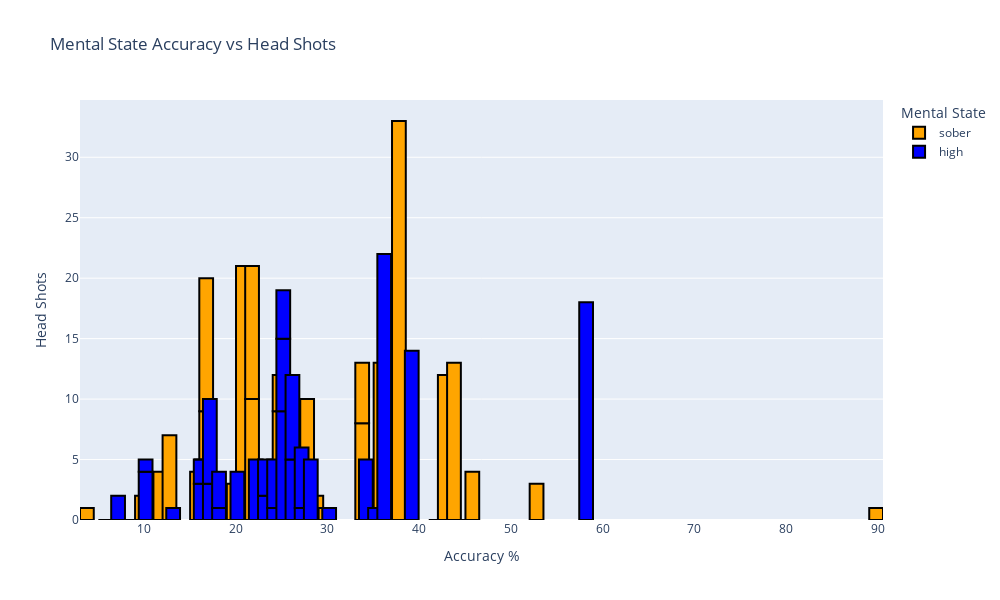

The cell this chart's notebook holds for it:
### Code cell
fortnite['Accuracy'] = fortnite['Accuracy'].astype(str)
fortnite['Accuracy'] = fortnite['Accuracy'].str.rstrip('%').astype('float')

fortnite.sort_values(by='Accuracy', inplace=True)

accuracyHeadshots = px.bar(
    fortnite, 
    x='Accuracy', 
    y='Head Shots', 
    color='Mental State', 
    title='Mental State Accuracy vs Head Shots', 
    barmode='group', 
    labels={'Accuracy': 'Accuracy %'}, 
    width=1000, 
    height=600,
    color_discrete_map={'sober': 'orange', 'high': 'blue'}
)
accuracyHeadshots.update_traces(marker_line_width=2, marker_line_color='black', width=1.5)
accuracyHeadshots.show()

### Figure 1 — Plotly figure (JSON) as saved in the notebook; plotly's stock layout.template omitted (floating-point values rounded to 4 significant figures)
{"data": [{"alignmentgroup": "True", "hovertemplate": "Mental State=sober<br>Accuracy %=%{x}<br>Head Shots=%{y}<extra></extra>", "legendgroup": "sober", "marker": {"color": "orange", "line": {"color": "black", "width": 2}, "pattern": {"shape": ""}}, "name": "sober", "offsetgroup": "sober", "orientation": "v", "showlegend": true, "textposition": "auto", "type": "bar", "width": 1.5, "x": [4, 4, 6, 10, 11, 12, 13, 16, 17, 17, 17, 18, 20, 20, 21, 21, 22, 22, 23, 23, 24, 25, 25, 27, 27, 28, 29, 30, 34, 34, 35, 36, 38, 38, 38, 42, 43, 44, 45, 46, 53, 90], "xaxis": "x", "y": [0, 1, 0, 2, 3, 4, 7, 4, 2, 7, 11, 3, 0, 3, 1, 20, 10, 11, 2, 2, 3, 9, 3, 7, 1, 10, 2, 1, 8, 5, 1, 13, 33, 0, 0, 0, 12, 13, 0, 4, 3, 1], "yaxis": "y"}, {"alignmentgroup": "True", "hovertemplate": "Mental State=high<br>Accuracy %=%{x}<br>Head Shots=%{y}<extra></extra>", "legendgroup": "high", "marker": {"color": "blue", "line": {"color": "black", "width": 2}, "pattern": {"shape": ""}}, "name": "high", "offsetgroup": "high", "orientation": "v", "showlegend": true, "textposition": "auto", "type": "bar", "width": 1.5, "x": [7, 8, 10, 10, 11, 13, 16, 16, 16, 17, 17, 17, 18, 18, 20, 21, 22, 23, 23, 24, 24, 25, 25, 25, 25, 26, 26, 26, 27, 27, 28, 30, 34, 35, 36, 39, 39, 58], "xaxis": "x", "y": [2, 0, 4, 1, 0, 1, 3, 2, 0, 3, 0, 7, 1, 3, 4, 0, 5, 2, 3, 1, 4, 0, 9, 6, 4, 0, 5, 7, 1, 5, 5, 1, 5, 1, 22, 0, 14, 18], "yaxis": "y"}], "layout": {"barmode": "group", "height": 600, "legend": {"title": {"text": "Mental State"}, "tracegroupgap": 0}, "title": {"text": "Mental State Accuracy vs Head Shots"}, "width": 1000, "xaxis": {"anchor": "y", "domain": [0, 1], "title": {"text": "Accuracy %"}}, "yaxis": {"anchor": "x", "domain": [0, 1], "title": {"text": "Head Shots"}}}}
